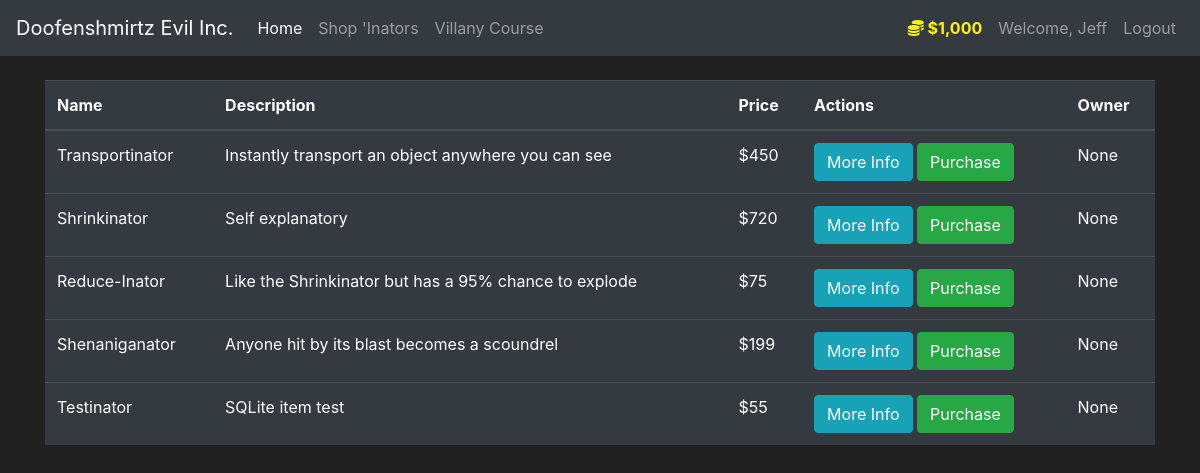
/shop (signed in), run on the app's committed database.
### market/models.py (models this page shows, shortened)
class User(db.Model, UserMixin):
    id = db.Column(db.Integer, primary_key=True)
    username = db.Column(db.String(30), nullable=False, unique=True)
    email_address = db.Column(db.String(100), nullable=False, unique=True)
    password_hash = db.Column(db.String(60), nullable=False)
    budget = db.Column(db.Integer, nullable=False, default=1000)
    items = db.relationship('Item', backref='owned_user', lazy=True)
    @property
    def prettier_budget(self):
        if len(str(self.budget)) >= 4:
            return f'${str(self.budget)[:-3]},{str(self.budget)[-3:]}'
        else:
            return f"${self.budget}"
    @property
    def password(self):
        return self.password

class Item(db.Model):
    id = db.Column(db.Integer, primary_key=True)
    name = db.Column(db.String(100), nullable=False, unique=True)
    description = db.Column(db.String(500), nullable=False)
    price = db.Column(db.Integer, nullable=False)
    barcode = db.Column(db.String(12), nullable=False, unique=True)
    owner = db.Column(db.Integer, db.ForeignKey('user.id'))
    def __repr__(self):
        return f'Item {self.name}'

### market/routes.py (the view)
@app.route('/shop')
@login_required
def shopPage():
    items = Item.query.all()
    print(items)
    return render_template('shop.html', items=items)

### market/models.py (called while the page is built)
@login_manager.user_loader
def load_user(user_id):
    return User.query.get(int(user_id))

### market/templates/shop.html (shortened to what this page needs)
{% extends 'base.html' %}
{% block content %}
<table class="table table-hover table-dark">
    <thead>
        <tr>
            <th scope="col">Name</th>
            <th scope="col">Description</th>
            <th scope="col">Price</th>
            <th scope="col">Actions</th>
            <th scope="col">Owner</th>
        </tr>
    </thead>
    <tbody>
        {% for item in items %}
        <tr>
            <td>{{ item.name }}</td>
            <td>{{ item.description }}</td>
            <td>${{ item.price }}</td>
            <td>
                <button class="btn btn-outline btn-info">More Info</button>
                <button class="btn btn-outline btn-success">Purchase</button>
            </td>
            <td>{{ item.owner }}</td>
        </tr>
        {% endfor %}
    </tbody>
</table>
{% endblock %}

### market/templates/base.html (shortened to what this page needs)
<!doctype html>
<html lang="en">
<head>
    <link rel="stylesheet" href="https://cdn.jsdelivr.net/npm/bootstrap@4.5.3/dist/css/bootstrap.min.css"
>
</head>
<body>
    <nav class="navbar navbar-expand-md navbar-dark bg-dark">
        <a class="navbar-brand" href="{{ url_for('homePage') }}">Doofenshmirtz Evil Inc.</a>
        <div class="collapse navbar-collapse" id="navbarNav">
            <ul class="navbar-nav mr-auto">
                <li class="nav-item active">
                    <a class="nav-link" href="{{ url_for('homePage') }}">Home <span class="sr-only">(current)</span></a>
                </li>
                {% if current_user.is_authenticated %}
                <li class="nav-item">
                    <a class="nav-link" href="{{ url_for('shopPage') }}">Shop 'Inators</a>
                </li>
                <li class="nav-item">
                    <a class="nav-link" href="{{ url_for('villanyCourse') }}">Villany Course</a>
                </li>
                {% endif %}
            </ul>
            {% if current_user.is_authenticated %}
            <ul class="navbar-nav">
                <li class="nav-item">
                    <a class="nav-link" style="color: #fff700; font-weight: bold;">
                        <i class="fas fa-coins"></i>
                        {{ current_user.prettier_budget }}
                    </a>
                </li>
                <li class="nav-item">
                    <a class="nav-link">Welcome, {{ current_user.username }}</a>
                </li>
                <li class="nav-item">
                    <a class="nav-link" href="{{ url_for('logoutPage') }}">Logout</a>
                </li>
            </ul>
            {% endif %}
        </div>
    </nav>
    <div class="container mt-4">
        {% block content %}
        {% endblock %}
    </div>
</body>
</html>

### market/templates/base.html (style rules this page uses)
body { background-color: #212121; color: white }

### data on the page
User: prettier_budget "$1,000", username "Jeff"
Item: name "Transportinator", description "Instantly transport an object anywhere you can see", price "450", owner "None"
Item: name "Shrinkinator", description "Self explanatory", price "720", owner "None"
Item: name "Reduce-Inator", description "Like the Shrinkinator but has a 95% chance to explode", price "75", owner "None"
Item: name "Shenaniganator", description "Anyone hit by its blast becomes a scoundrel", price "199", owner "None"
Item: name "Testinator", description "SQLite item test", price "55", owner "None"
